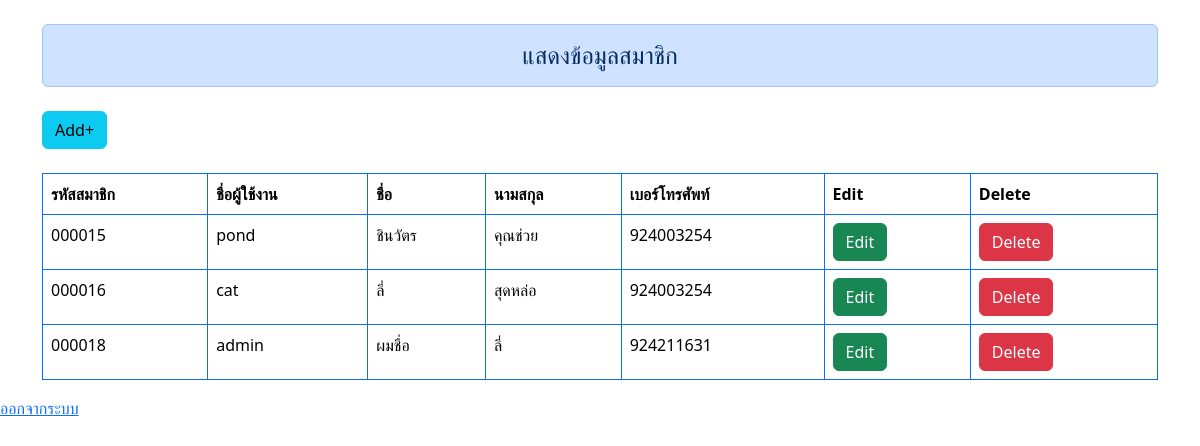
The app's page /NANEPRO/admin_member.php with its own data.
### tables this page shows
CREATE TABLE `member` (
  `id` int(6) UNSIGNED ZEROFILL NOT NULL COMMENT 'รหัสสมาชิก',
  `name` varchar(30) NOT NULL COMMENT 'ชื่อ',
  `lastname` varchar(30) NOT NULL COMMENT 'นามสกุล',
  `telephone` int(10) NOT NULL COMMENT 'เบอร์โทรศัพท์',
  `username` varchar(10) NOT NULL COMMENT 'Username',
  `password` varchar(128) NOT NULL COMMENT 'Password',
  `status` varchar(1) NOT NULL COMMENT '0=user, 1=admin'
);

### NANEPRO/admin_member.php (the view, shortened to what this page needs)
<?php
include 'Connect.php';
?>
<!DOCTYPE html>
<html lang="en">
<head>
    <link href="https://cdn.jsdelivr.net/npm/bootstrap@5.3.2/dist/css/bootstrap.min.css" rel="stylesheet">
</head>
<body>
<div class="container">
    <div class= "h4 text-center alert alert-primary mb-4 mt-4" role="alert">แสดงข้อมูลสมาชิก</div>
<a href="member_add.php" class="btn btn-info mb-4">Add+</a>
<table class="table table-bordered border-primary">
    <tr>
        <th>รหัสสมาชิก</th>
        <th>ชื่อผู้ใช้งาน</th>
        <th>ชื่อ</th>
        <th>นามสกุล</th>
        <th>เบอร์โทรศัพท์</th>
        <th>Edit</th>
        <th>Delete</th>
    </tr>
    <?php
    $sql="SELECT * FROM member ";
    $result=mysqli_query($conn,$sql);
    while($row=mysqli_fetch_array($result)){
    ?>
    <tr>
    <td><?=$row['id']?></td>
    <td><?=$row['username']?></td>
    <td><?=$row['name']?></td>
    <td><?=$row['lastname']?></td>
    <td><?=$row['telephone']?></td>
    <td><a href="member_Edit.php?id=<?=$row["id"]?>" class="btn btn-success ">Edit</a></td>
    <td><a href="member_Delete.php?id=<?=$row["id"]?>" class="btn btn-danger " onclick="Del(this.href);return false;">Delete</a></td>
</tr>
<?php
    }
?>
</table>
</div>
<a  href="Logout.php"> ออกจากระบบ </a>
</body>
</html>

### records on screen
member: id "000015", username "pond", name "ชินวัตร", lastname "คุณช่วย", telephone "924003254"
member: id "000016", username "cat", name "ลี่", lastname "สุดหล่อ", telephone "924003254"
member: id "000018", username "admin", name "ผมชื่อ", lastname "ลี่", telephone "924211631"
